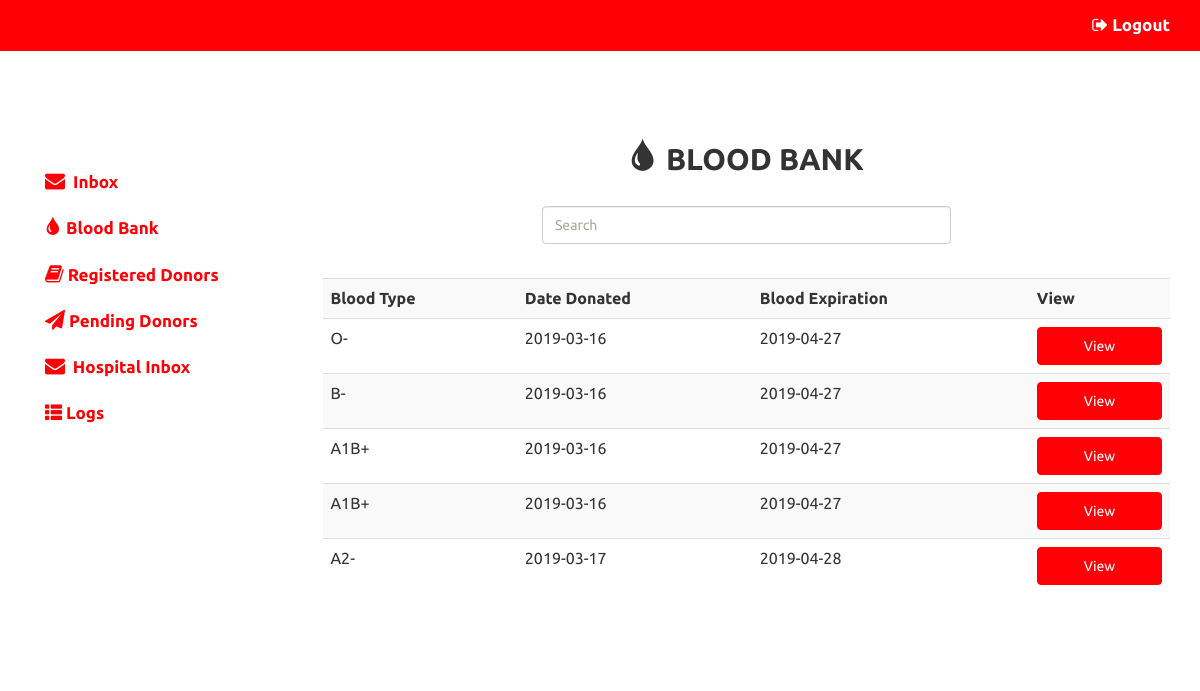
Page /manage_view.php (signed in) on the committed database.
### tables this page shows
CREATE TABLE `blood_bank` (
  `blood_id` int(11) NOT NULL,
  `blood_type` varchar(150) NOT NULL,
  `date_of_blood` date NOT NULL,
  `date_expiration` date NOT NULL,
  `name` varchar(100) NOT NULL
);

### manage_function.php (the view, shortened to what this page needs)
<?php
function v_load_donor($sql,$con)
{
	echo '
				<table class="table table-striped">
				<tr>
				<th>Blood Type</th>
				<th>Date Donated</th>
				<th>Blood Expiration</th>
				<th>View </th>
				</tr>';
							$result=$con->query($sql);
							if($result->num_rows>0)
							{
								while($row=$result->fetch_assoc())
								{
									echo "<tr>";
									echo "<td>".$row['blood_type']."</td>";
									echo "<td>".$row['date_of_blood']."</td>";
									echo "<td>".$row['date_expiration']."</td>";
									echo "<td><a href='view_blood.php?id=".$row['blood_id']."' class='btn btn-primary btn-block'> View</a></td>";
									echo "</tr>";
								}
							}
			echo'</table>';
}
?>

### manage_view.php (shortened to what this page needs)
<?php
include("config.php");
include("manage_function.php");
?>
<html>
	<head>
			<?php include("manage_head.php");?>
	</head>
	<body>
<?php include("manage_topnav.php"); ?>
<div class="container" style='margin-top:70px'>
	<div class="row">
		<div class="col-sm-3">
			<?php include("admin_side_nav.php");?>
		</div>
		<div class="col-sm-9" >
			<center><h2><span class="glyphicon">&#xe064;</span><b> BLOOD BANK</b></h2></center><br>
		<div class="row">
		<div class="col-md-6 col-md-offset-3">
			<form role="form">
					<input type="text" id="mb" placeholder="Search" class="form-control"><br>
			</form>
		</div>
		<div class='col-md-12'>
			<div class='table-responsive' id="feedback">
			<?php
				$sql="Select * from blood_bank";
				v_load_donor($sql,$con);
			?>
		</div>
		</div>
	</div>
</div>
	 <?php include("admin_footer.php"); ?>
	</body>
</html>

### manage_head.php (shortened to what this page needs)
<link href="css/bootstrap.min.css" rel="stylesheet">
<link href="css/jquery-ui.css" rel="stylesheet">
<link href="css/modern-business.css" rel="stylesheet">
<link href="font-awesome/css/font-awesome.min.css" rel="stylesheet" type="text/css">

### manage_topnav.php
<nav class="navbar navbar-default 	 navbar-fixed-top" role="navigation">
       <div class="container">
           <div class="collapse navbar-collapse" id="bs-example-navbar-collapse-1">
               <ul class="nav navbar-nav navbar-right">
                    <li><a href="index.php"><i  class="fa">&#xf08b;</i><b> Logout</b></a></li>
               </ul>
           </div>
       </div>
   </nav>

### admin_side_nav.php
<?php
$sql="SELECT * FROM donor_mssg WHERE Status=1";
$result=$con->query($sql);
$n=$result->num_rows;
if($n!=0)
{
	$donor_mssg='<span class="badge pull-right">'.$n.' Unread</span>';
}
else
{
	$donor_mssg='';
}
?>
<?php
$sql="SELECT * FROM hospital_mssg WHERE Status=1";
$result=$con->query($sql);
$n=$result->num_rows;
if($n!=0)
{
	$hospital_mssg='<span class="badge pull-right">'.$n.' Unread</span>';
}
else
{
	$hospital_mssg='';
}
?>
<br>
<link rel="stylesheet" href="https://cdnjs.cloudflare.com/ajax/libs/font-awesome/4.7.0/css/font-awesome.min.css">
<ul class="nav nav-stacked">
	<br>
	<li><a href="donor_inbox.php"><?php echo $donor_mssg;?><i style="font-size:20px" class="fa">&#xf0e0;</i>&nbsp;<b> Inbox</b></a></li>
	<li><a href="manage_view.php" ><span class="glyphicon">&#xe064;</span><b> Blood Bank</b></a></li>
	<li><a href="v_admin_donor.php"><i style="font-size:20px" class="fa">&#xf02d;</i><b> Registered Donors</b></a></li>
	<li><a href="admin_need_blood.php"><i style="font-size:20px" class="fa">&#xf1d8;</i><b> Pending Donors</b></a></li>
	<li><a href="h_inbox.php"><?php echo $hospital_mssg;?><i style="font-size:20px" class="fa">&#xf0e0;</i>&nbsp; <b>Hospital Inbox</b></a></li>
	<li><a href="Logs.php"><span class="glyphicon glyphicon-th-list"></span> <b> Logs</b></a></li>
</ul>

### admin_footer.php (shortened to what this page needs)
<footer>
  <div class=" container-fluid">
    <div class="row">
      <div class="col-sm-12" >
      </div>
    </div>
  </div>
</footer>

### css/modern-business.css (style rules this page uses)
html, body { height: 100%; }
body { padding-top: 50px; }
footer { margin: 50px 0; }
p,li { font-size:17px; }
.navbar-default,.panel-heading,.btn-primary { background-color:#ff0006 !important; border-color:#ff0006 !important; }
.nav-stacked a { color:#ff0006 !important; }

### rows in the picture
blood_bank: blood_type "O-", date_of_blood "2019-03-16", date_expiration "2019-04-27"
blood_bank: blood_type "B-", date_of_blood "2019-03-16", date_expiration "2019-04-27"
blood_bank: blood_type "A1B+", date_of_blood "2019-03-16", date_expiration "2019-04-27"
blood_bank: blood_type "A1B+", date_of_blood "2019-03-16", date_expiration "2019-04-27"
blood_bank: blood_type "A2-", date_of_blood "2019-03-17", date_expiration "2019-04-28"
